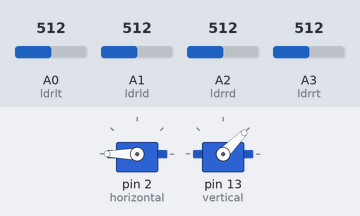
The sketch below on a simulated Arduino Uno, built with avr-gcc and run on an emulated ATmega328P. Shown: 2 × servo. Inputs (shaded band) come from the test bench; at power-on: A0 (ldrlt) = 512, A1 (ldrld) = 512, A2 (ldrrd) = 512, A3 (ldrrt) = 512.

Above: at 3.7 s.
3.8 s: A0 (ldrlt) set to 678
5.3 s: A0 (ldrlt) set to 705
At 5.46 s:
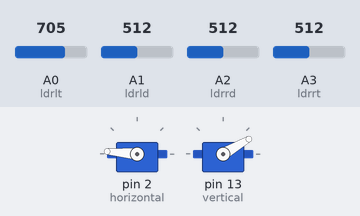
At 6.5 s:
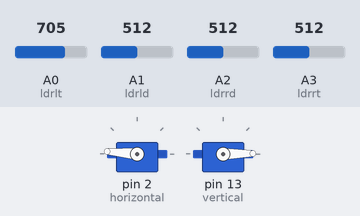
7.2 s: A1 (ldrld) set to 151
8.7 s: A1 (ldrld) set to 128
At 11.2 s:
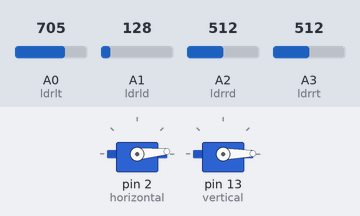
11.7 s: A2 (ldrrd) set to 150
13.2 s: A2 (ldrrd) set to 128
At 13.66 s:
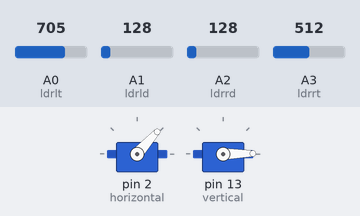
Timing chart, 0 to 16.5 s (numbered marks = the images above; inputs shaded):
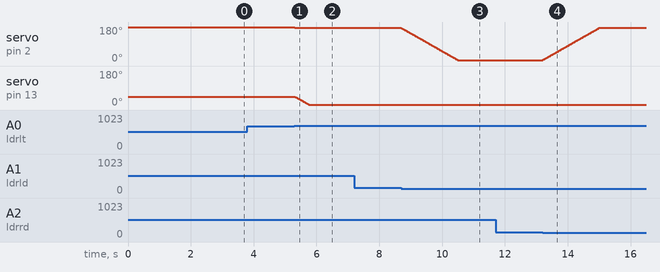

The sketch:

SOLAR_TRACKER.ino
```cpp
#include <Servo.h>  // Bibliothèque pour contrôler les servomoteurs

// Déclaration des servomoteurs
Servo horizontal; // Servo horizontal (gauche-droite)
int servohori = 180;
int servohoriLimitHigh = 175;
int servohoriLimitLow = 5;

Servo vertical; // Servo vertical (haut-bas)
int servovert = 45;
int servovertLimitHigh = 100;
int servovertLimitLow = 1;

// Déclaration des photorésistances (LDR)
int ldrlt = A0; // LDR haut gauche
int ldrrt = A3; // LDR haut droit
int ldrld = A1; // LDR bas gauche
int ldrrd = A2; // LDR bas droit

void setup() {
  // Connexion des servomoteurs aux broches
  horizontal.attach(2);
  vertical.attach(13);

  // Position initiale
  horizontal.write(180);
  vertical.write(45);

  delay(2500); // Pause pour stabilisation
}

void loop() {
  // Lecture des valeurs des LDR
  int lt = analogRead(ldrlt); // Haut gauche
  int rt = analogRead(ldrrt); // Haut droit
  int ld = analogRead(ldrld); // Bas gauche
  int rd = analogRead(ldrrd); // Bas droit

  int dtime = 10;  // Délai entre ajustements
  int tol = 90;    // Tolérance pour éviter les petits mouvements inutiles

  // Calculs des moyennes
  int avt = (lt + rt) / 2; // Moyenne haut
  int avd = (ld + rd) / 2; // Moyenne bas
  int avl = (lt + ld) / 2; // Moyenne gauche
  int avr = (rt + rd) / 2; // Moyenne droite

  // Écarts verticaux et horizontaux
  int dvert = avt - avd;
  int dhoriz = avl - avr;

  // Correction verticale (vers la lumière)
  if (abs(dvert) > tol) {
    if (avt < avd) { // Inversion : plus de lumière en haut
      servovert = ++servovert;
      if (servovert > servovertLimitHigh) servovert = servovertLimitHigh;
    } else {
      servovert = --servovert;
      if (servovert < servovertLimitLow) servovert = servovertLimitLow;
    }
    vertical.write(servovert);
  }

  // Correction horizontale (vers la lumière)
  if (abs(dhoriz) > tol) {
    if (avl < avr) { // Inversion : plus de lumière à gauche
      servohori = --servohori;
      if (servohori < servohoriLimitLow) servohori = servohoriLimitLow;
    } else {
      servohori = ++servohori;
      if (servohori > servohoriLimitHigh) servohori = servohoriLimitHigh;
    }
    horizontal.write(servohori);
  }

  delay(dtime); // Pause avant prochaine lecture
}
```

Measured:
- the behaviour switches between 693 and 694 on A0 (ldrlt) (found by bisection; images 0 and 1)
- the behaviour switches between 139 and 138 on A1 (ldrld) (found by bisection; images 2 and 3)
- the behaviour switches between 140 and 139 on A2 (ldrrd) (found by bisection; images 3 and 4)
- after the input at 3.8 s, every drawn part: stays the same
- after the input at 5.3 s, servo on pin 2 (horizontal): 180° → 175° at once; servo on pin 13 (vertical): moves from 45° to 1° over 0.45 s, starting at once
- after the input at 7.2 s, every drawn part: stays the same
- after the input at 8.7 s, servo on pin 2 (horizontal): moves from 175° to 5° over 1.8 s, starting at once
- after the input at 11.7 s, every drawn part: stays the same
- after the input at 13.2 s, servo on pin 2 (horizontal): moves from 5° to 175° over 1.8 s, starting at once
